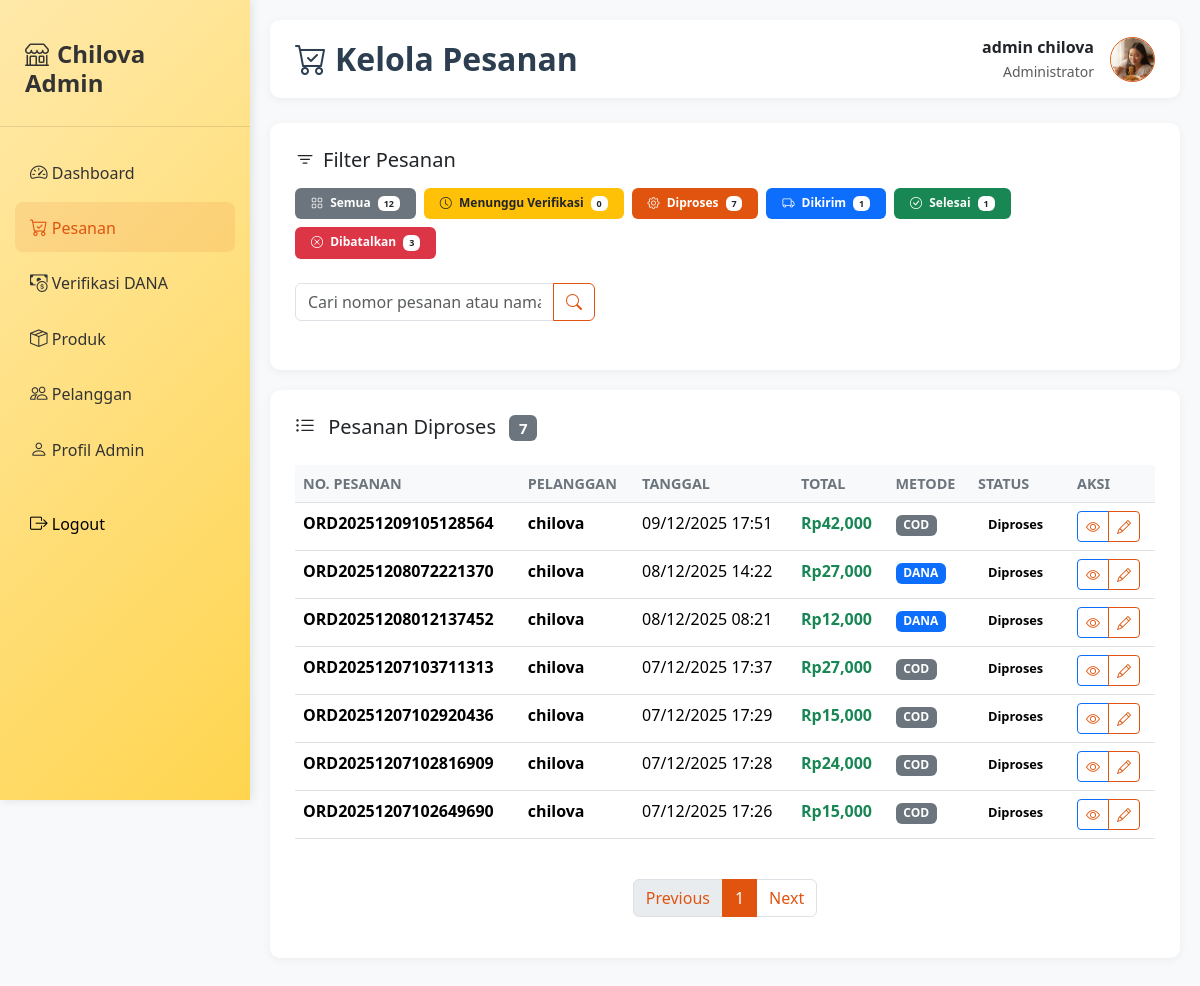
The page /admin/pesanan.php?status=diproses (signed in) on the database its author committed.
### tables this page shows
CREATE TABLE `users` (
  `user_id` int(12) NOT NULL,
  `username` text NOT NULL,
  `password` text NOT NULL,
  `role` enum('Admin','User') NOT NULL DEFAULT 'User',
  `profile_picture` varchar(255) NOT NULL
);

CREATE TABLE `orders` (
  `order_id` int(10) NOT NULL,
  `order_number` varchar(50) NOT NULL,
  `user_id` int(10) NOT NULL,
  `total_harga` int(50) NOT NULL,
  `metode_pembayaran` enum('DANA','Cash on Delivery (COD)') NOT NULL,
  `catatan` text NOT NULL,
  `status` enum('Diproses','Dikirim','Selesai','Dibatalkan','Menunggu Pembayaran','Menunggu Verifikasi') NOT NULL,
  `alamat_pengiriman` text NOT NULL,
  `tanggal_order` datetime NOT NULL DEFAULT current_timestamp()
);

### function.php (called while the page is built, shortened)
<?php
include_once 'koneksi.php';
function getProfilePicturePath($user_id) {
    global $conn;
    $stmt = $conn->prepare("SELECT profile_picture FROM users WHERE user_id = ?");
    $stmt->bind_param("i", $user_id);
    $stmt->execute();
    $result = $stmt->get_result();
    if ($result->num_rows > 0) {
        $user = $result->fetch_assoc();
        $filename = $user['profile_picture'];
        $filepath = 'uploads/profile/' . $filename;
        if (file_exists($filepath)) {
            return $filepath;
        } else {
            return 'images/default.jpg';
        }
    }
    return 'images/default.jpg';
}
?>

### admin/pesanan.php (the view, shortened to what this page needs)
<?php
require "../koneksi.php";
$user_id = $_SESSION['user_id'];
$status_filter = isset($_GET['status']) ? $_GET['status'] : 'semua';
$status_condition = "";
if ($status_filter !== 'semua') {
    $status_condition = "WHERE o.status = '$status_filter'";
}
$query_pesanan = "SELECT o.*, u.username
                  FROM orders o
                  JOIN users u ON o.user_id = u.user_id
                  $status_condition
                  ORDER BY o.tanggal_order DESC";
$result_pesanan = mysqli_query($conn, $query_pesanan);
$query_count_all = "SELECT COUNT(*) as total FROM orders";
$query_count_menunggu = "SELECT COUNT(*) as total FROM orders WHERE status = 'menunggu_verifikasi'";
$query_count_diproses = "SELECT COUNT(*) as total FROM orders WHERE status = 'diproses'";
$query_count_dikirim = "SELECT COUNT(*) as total FROM orders WHERE status = 'dikirim'";
$query_count_selesai = "SELECT COUNT(*) as total FROM orders WHERE status = 'selesai'";
$query_count_dibatalkan = "SELECT COUNT(*) as total FROM orders WHERE status = 'dibatalkan'";
$count_all = mysqli_fetch_assoc(mysqli_query($conn, $query_count_all))['total'];
$count_menunggu = mysqli_fetch_assoc(mysqli_query($conn, $query_count_menunggu))['total'];
$count_diproses = mysqli_fetch_assoc(mysqli_query($conn, $query_count_diproses))['total'];
$count_dikirim = mysqli_fetch_assoc(mysqli_query($conn, $query_count_dikirim))['total'];
$count_selesai = mysqli_fetch_assoc(mysqli_query($conn, $query_count_selesai))['total'];
$count_dibatalkan = mysqli_fetch_assoc(mysqli_query($conn, $query_count_dibatalkan))['total'];
?>
<!DOCTYPE html>
<html lang="id">
<head>
    <link href="https://cdn.jsdelivr.net/npm/bootstrap@5.3.8/dist/css/bootstrap.min.css" rel="stylesheet">
    <link rel="stylesheet" href="https://cdn.jsdelivr.net/npm/bootstrap-icons@1.11.1/font/bootstrap-icons.css">
</head>
<body>
<div class="sidebar d-none d-md-block">
    <div class="sidebar-brand">
        <h4><i class="bi bi-shop me-2"></i>Chilova Admin</h4>
    </div>
    <div class="sidebar-nav">
        <a href="beranda_admin.php" class="nav-link">
            <i class="bi bi-speedometer2"></i> Dashboard
        </a>
        <a href="pesanan.php" class="nav-link active">
            <i class="bi bi-cart-check"></i> Pesanan
        </a>
        <a href="verifikasi_dana.php" class="nav-link">
            <i class="bi bi-cash-coin"></i> Verifikasi DANA
        </a>
        <a href="produk.php" class="nav-link">
            <i class="bi bi-box-seam"></i> Produk
        </a>
        <a href="pelanggan.php" class="nav-link">
            <i class="bi bi-people"></i> Pelanggan
        </a>
        <a href="profile_admin.php" class="nav-link">
            <i class="bi bi-person"></i> Profil Admin
        </a>
        <a href="../login.php" class="nav-link btn-logout mt-4">
            <i class="bi bi-box-arrow-right"></i> Logout
        </a>
    </div>
</div>
<div class="main-content">
    <div class="header">
        <h2><i class="bi bi-cart-check me-2"></i>Kelola Pesanan</h2>
        <div class="header-user">
            <div class="text-end d-flex align-items-center">
                <div class="me-3">
                    <div class="fw-bold"><?= $_SESSION['username'] ?? 'Admin' ?></div>
                    <small class="text-muted">Administrator</small>
                </div>
                <?php
                require "../function.php";
                $user_id = $_SESSION['user_id'];
                $profile_picture = getProfilePicturePath($user_id);
                ?>
                <a href="profile_admin.php" class="text-dark">
                    <img src="<?php echo htmlspecialchars($profile_picture); ?>"
                        alt="Profile"
                        class="rounded-circle border"
                        style="width: 45px; height: 45px; object-fit: cover; border-color: #e0540f !important;"
                        onerror="this.src='../images/profile.jpg'">
                </a>
            </div>
        </div>
    </div>
    <div class="table-container">
        <h5 class="mb-3"><i class="bi bi-filter me-2"></i>Filter Pesanan</h5>
        <div class="d-flex flex-wrap gap-2 mb-4">
            <a href="pesanan.php?status=semua"
               class="badge filter-badge <?= $status_filter === 'semua' ? 'active bg-primary' : 'bg-secondary' ?> text-decoration-none px-3 py-2">
                <i class="bi bi-grid me-1"></i> Semua
                <span class="badge bg-white text-dark ms-1"><?= $count_all ?></span>
            </a>
            <a href="pesanan.php?status=menunggu_verifikasi"
               class="badge filter-badge <?= $status_filter === 'menunggu_verifikasi' ? 'active' : '' ?> bg-warning text-dark text-decoration-none px-3 py-2">
                <i class="bi bi-clock me-1"></i> Menunggu Verifikasi
                <span class="badge bg-white text-dark ms-1"><?= $count_menunggu ?></span>
            </a>
            <a href="pesanan.php?status=diproses"
               class="badge filter-badge <?= $status_filter === 'diproses' ? 'active' : '' ?> bg-info text-decoration-none px-3 py-2">
                <i class="bi bi-gear me-1"></i> Diproses
                <span class="badge bg-white text-dark ms-1"><?= $count_diproses ?></span>
            </a>
            <a href="pesanan.php?status=dikirim"
               class="badge filter-badge <?= $status_filter === 'dikirim' ? 'active' : '' ?> bg-primary text-decoration-none px-3 py-2">
                <i class="bi bi-truck me-1"></i> Dikirim
                <span class="badge bg-white text-dark ms-1"><?= $count_dikirim ?></span>
            </a>
            <a href="pesanan.php?status=selesai"
               class="badge filter-badge <?= $status_filter === 'selesai' ? 'active' : '' ?> bg-success text-decoration-none px-3 py-2">
                <i class="bi bi-check-circle me-1"></i> Selesai
                <span class="badge bg-white text-dark ms-1"><?= $count_selesai ?></span>
            </a>
            <a href="pesanan.php?status=dibatalkan"
               class="badge filter-badge <?= $status_filter === 'dibatalkan' ? 'active' : '' ?> bg-danger text-decoration-none px-3 py-2">
                <i class="bi bi-x-circle me-1"></i> Dibatalkan
                <span class="badge bg-white text-dark ms-1"><?= $count_dibatalkan ?></span>
            </a>
        </div>
        <div class="input-group search-box mb-4">
            <input type="text" class="form-control" placeholder="Cari nomor pesanan atau nama pelanggan..." id="searchInput">
            <button class="btn btn-outline-orange" type="button" id="searchButton">
                <i class="bi bi-search"></i>
            </button>
        </div>
    </div>
    <div class="table-container">
        <div class="d-flex justify-content-between align-items-center mb-4">
            <h5 class="m-0">
                <i class="bi bi-list-ul me-2"></i>
                <?php
                $status_text = [
                    'semua' => 'Semua Pesanan',
                    'menunggu_verifikasi' => 'Pesanan Menunggu Verifikasi',
                    'diproses' => 'Pesanan Diproses',
                    'dikirim' => 'Pesanan Dikirim',
                    'selesai' => 'Pesanan Selesai',
                    'dibatalkan' => 'Pesanan Dibatalkan'
                ];
                echo $status_text[$status_filter] ?? 'Semua Pesanan';
                ?>
                <span class="badge bg-secondary ms-2"><?= mysqli_num_rows($result_pesanan) ?></span>
            </h5>
        </div>
        <div class="table-responsive">
            <table class="table table-hover" id="ordersTable">
                <thead>
                    <tr>
                        <th>No. Pesanan</th>
                        <th>Pelanggan</th>
                        <th>Tanggal</th>
                        <th>Total</th>
                        <th>Metode</th>
                        <th>Status</th>
                        <th>Aksi</th>
                    </tr>
                </thead>
                <tbody>
                    <?php if (mysqli_num_rows($result_pesanan) > 0): ?>
                        <?php while ($pesanan = mysqli_fetch_assoc($result_pesanan)): ?>
                            <?php
                            $status_class = '';
                            $status_text = '';
                            switch ($pesanan['status']) {
                                default:
                                    $status_class = 'badge-secondary';
                                    $status_text = $pesanan['status'];
                            }
                            ?>
                            <tr>
                                <td>
                                    <strong><?= $pesanan['order_number'] ?></strong>
                                </td>
                                <td>
                                    <div class="fw-bold"><?= $pesanan['username'] ?></div>
                                </td>
                                <td><?= date('d/m/Y H:i', strtotime($pesanan['tanggal_order'])) ?></td>
                                <td class="fw-bold text-success">Rp<?= number_format($pesanan['total_harga']) ?></td>
                                <td>
                                    <?php if ($pesanan['metode_pembayaran'] == 'DANA'): ?>
                                        <span class="badge bg-primary">DANA</span>
                                    <?php else: ?>
                                        <span class="badge bg-secondary">COD</span>
                                    <?php endif; ?>
                                </td>
                                <td>
                                    <span class="badge-status <?= $status_class ?>"><?= $status_text ?></span>
                                </td>
                                <td>
                                    <div class="btn-group btn-group-sm" role="group">
                                        <button type="button" class="btn btn-outline-primary" data-bs-toggle="modal" data-bs-target="#detailModal<?= $pesanan['order_id'] ?>">
                                            <a href="lihat_detail_pesanan.php?id=<?= $pesanan['order_id'] ?>" class="btn-outline-orange">
                                                <i class="bi bi-eye"></i>
                                            </a>
                                        </button>
                                        <button type="button" class="btn btn-outline-orange" data-bs-toggle="modal" data-bs-target="#updateModal<?= $pesanan['order_id'] ?>">
                                            <a href="edit_pesanan.php?id=<?= $pesanan['order_id'] ?>" class="btn-outline-orange">
                                                <i class="bi bi-pencil"></i>
                                            </a>
                                        </button>
                                    </div>
                                </td>
                            </tr>
                        <?php endwhile; ?>
                    <?php endif; ?>
                </tbody>
            </table>
        </div>
        <?php
        $total_pesanan = mysqli_num_rows($result_pesanan);
        if ($total_pesanan > 0): ?>
        <nav aria-label="Page navigation" class="mt-4">
            <ul class="pagination justify-content-center">
                <li class="page-item disabled">
                    <a class="page-link" href="#" tabindex="-1">Previous</a>
                </li>
                <li class="page-item active"><a class="page-link" href="#">1</a></li>
                <li class="page-item">
                    <a class="page-link" href="#">Next</a>
                </li>
            </ul>
        </nav>
        <?php endif; ?>
    </div>
</div>
</body>
</html>

### admin/pesanan.php (style rules this page uses)
body { background-color: #f8f9fa; font-family: 'Segoe UI', Tahoma, Geneva, Verdana, sans-serif; }
.sidebar { min-height: 100vh; background: linear-gradient(135deg, #FFE9AA 0%, #FFD54F 100%); color: #333; position: fixed; left: 0; top: 0; width: 250px; padding-top: 20px; box-shadow: 2px 0 10px rgba(0,0,0,0.1); }
.sidebar-brand { padding: 20px 25px; border-bottom: 1px solid rgba(0,0,0,0.1); margin-bottom: 20px; }
.sidebar-brand h4 { font-weight: 700; color: #333; }
.sidebar-nav { padding: 0 15px; }
.nav-link { color: #333; padding: 12px 15px; border-radius: 8px; margin-bottom: 5px; transition: all 0.3s; }
.nav-link:hover, .nav-link.active { background-color: rgba(224, 84, 15, 0.1); color: #e0540f; }
.nav-link i { width: 25px; font-size: 1.1rem; }
.main-content { margin-left: 250px; padding: 20px; }
.header { background: white; padding: 15px 25px; border-radius: 10px; margin-bottom: 25px; box-shadow: 0 2px 10px rgba(0,0,0,0.05); display: flex; justify-content: space-between; align-items: center; }
.header h2 { margin: 0; color: #2c3e50; font-weight: 700; }
.header-user { display: flex; align-items: center; gap: 10px; }
.table-container { background: white; border-radius: 10px; padding: 25px; box-shadow: 0 2px 10px rgba(0,0,0,0.05); margin-bottom: 20px; }
.table th { border-top: none; color: #6c757d; font-weight: 600; font-size: 0.9rem; text-transform: uppercase; background-color: #f8f9fa; }
.badge-status { padding: 5px 10px; border-radius: 20px; font-size: 0.8rem; font-weight: 600; }
.filter-badge { cursor: pointer; transition: all 0.3s; }
.filter-badge.active { background-color: #e0540f !important; color: white !important; }
.btn-logout { color: black; }
.btn-outline-orange { color: #e0540f; border-color: #e0540f; }
.search-box { max-width: 300px; }
.pagination .page-link { color: #e0540f; }
.pagination .page-item.active .page-link { background-color: #e0540f; border-color: #e0540f; color: white; }

### rows shown on the page
users: profile_picture (picture)
orders: order_number "ORD20251209105128564", user.username "chilova", tanggal_order "09/12/2025 17:51", total_harga "42,000", shows "COD", status "Diproses"
orders: order_number "ORD20251208072221370", user.username "chilova", tanggal_order "08/12/2025 14:22", total_harga "27,000", metode_pembayaran "DANA", status "Diproses"
orders: order_number "ORD20251208012137452", user.username "chilova", tanggal_order "08/12/2025 08:21", total_harga "12,000", metode_pembayaran "DANA", status "Diproses"
orders: order_number "ORD20251207103711313", user.username "chilova", tanggal_order "07/12/2025 17:37", total_harga "27,000", shows "COD", status "Diproses"
orders: order_number "ORD20251207102920436", user.username "chilova", tanggal_order "07/12/2025 17:29", total_harga "15,000", shows "COD", status "Diproses"
orders: order_number "ORD20251207102816909", user.username "chilova", tanggal_order "07/12/2025 17:28", total_harga "24,000", shows "COD", status "Diproses"
orders: order_number "ORD20251207102649690", user.username "chilova", tanggal_order "07/12/2025 17:26", total_harga "15,000", shows "COD", status "Diproses"

### other values the page prints
$_SESSION['username'] "admin chilova"
$count_all "12"
$count_menunggu "0"
$count_diproses "7"
$count_dikirim "1"
$count_selesai "1"
$count_dibatalkan "3"
$status_text[$status_filter] "Pesanan Diproses"
mysqli_num_rows($result_pesanan) "7"
